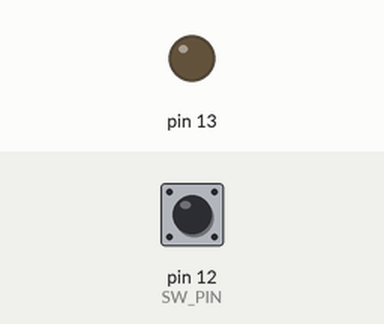
Recording of a sketch running on a simulated Arduino Uno, built with avr-gcc and run on an emulated ATmega328P. On the bench: output pins drawn as LEDs (lit = HIGH). Inputs (shaded band) come from the test bench; at power-on: pin 12 (SW_PIN) LOW.

Above: at 1.2 s.
1.3 s: pin 12 (SW_PIN) pulled HIGH for 0.15 s
At 2.3 s:
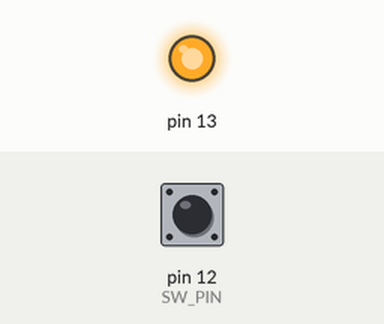
2.9 s: pin 12 (SW_PIN) pulled HIGH for 1 s
At 3.5 s:
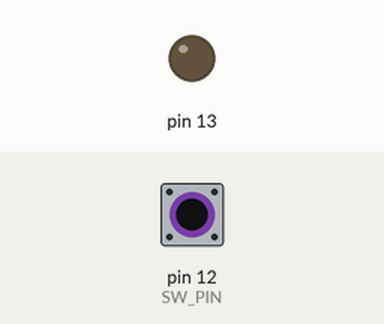
5.4 s: pin 12 (SW_PIN) pulled HIGH for 3.2 s
At 6.6 s:
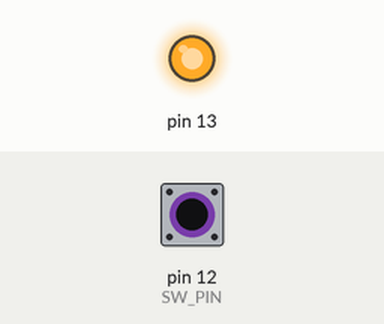
Timing chart, 0 to 8.4 s (numbered marks = the images above; inputs shaded):
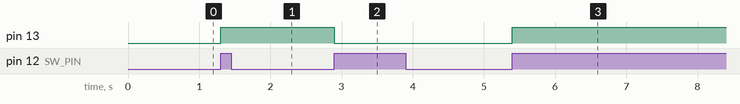

Measured:
- after the input at 1.3 s, pin 13: LOW → HIGH at once
- after the input at 2.9 s, pin 13: HIGH → LOW at once
- after the input at 5.4 s, pin 13: LOW → HIGH at once

The sketch:

diy20_2.ino
```cpp
// 動手做20-2：使用觸控開關模組製作LED開關

#define SW_PIN 12  // 開關接腳

bool ledState = false;  // 儲存LED狀態
bool lastSWState = LOW; // 儲存開關的上一次狀態

void setup() {
  pinMode(SW_PIN, INPUT); // 開關腳設為「輸入」模式
  pinMode(LED_BUILTIN, OUTPUT);        // LED腳設為「輸出」模式
  digitalWrite(LED_BUILTIN, ledState);
}

void loop() {
  bool swState = digitalRead(SW_PIN); // 讀取開關狀態

  // 若開關被碰觸，且上一次狀態是「未被碰觸」…
  if (swState == HIGH && lastSWState == LOW) {
    ledState = !ledState;            // 切換LED狀態
    digitalWrite(LED_BUILTIN, ledState);
  }

  lastSWState = swState; // 更新開關的上一次狀態
}
```
